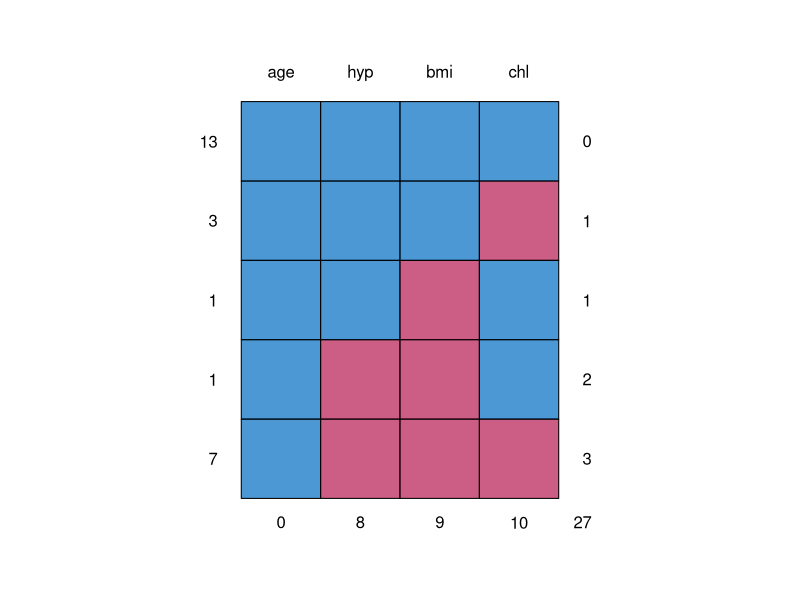
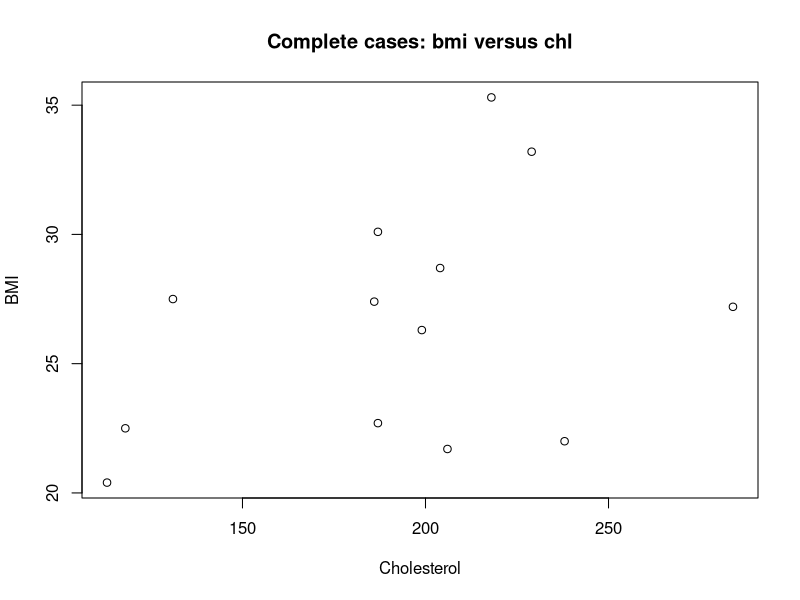
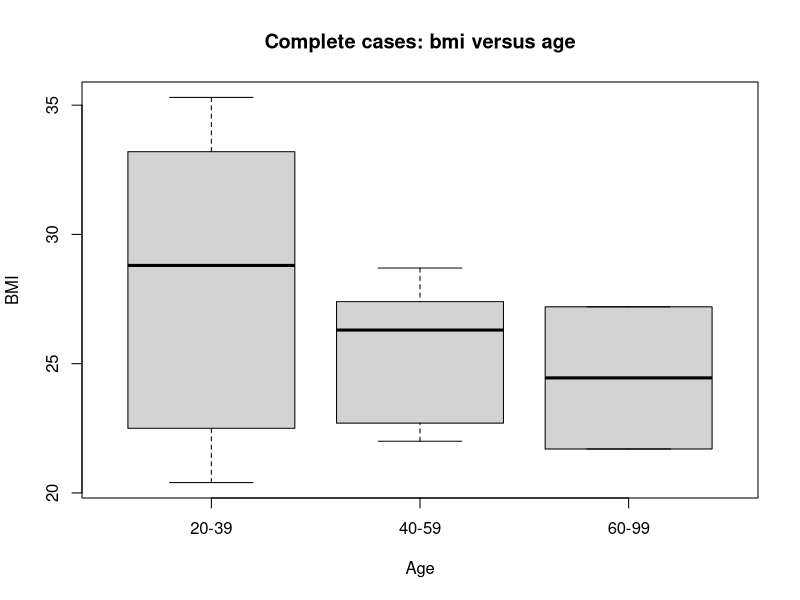
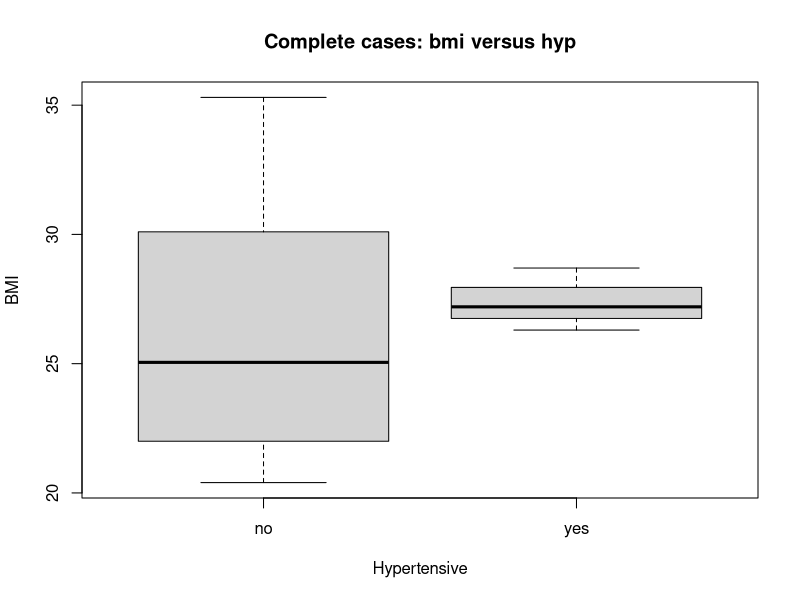
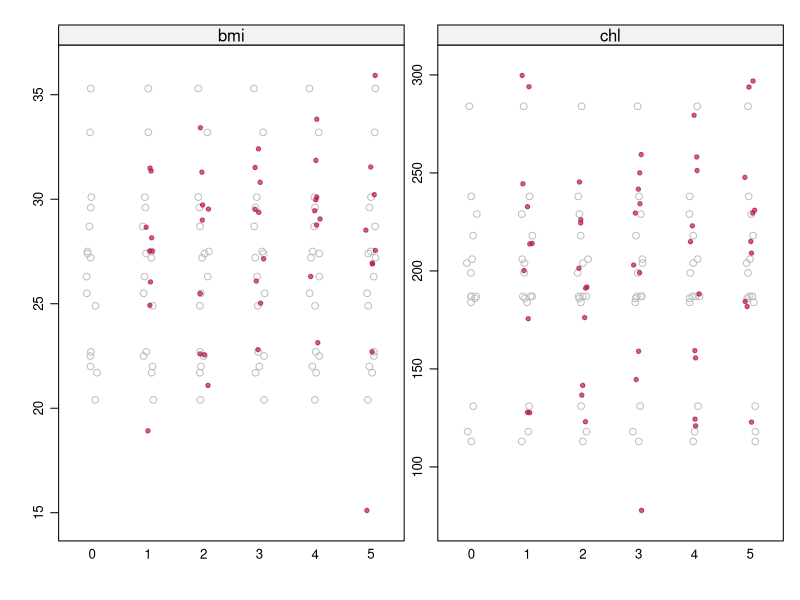
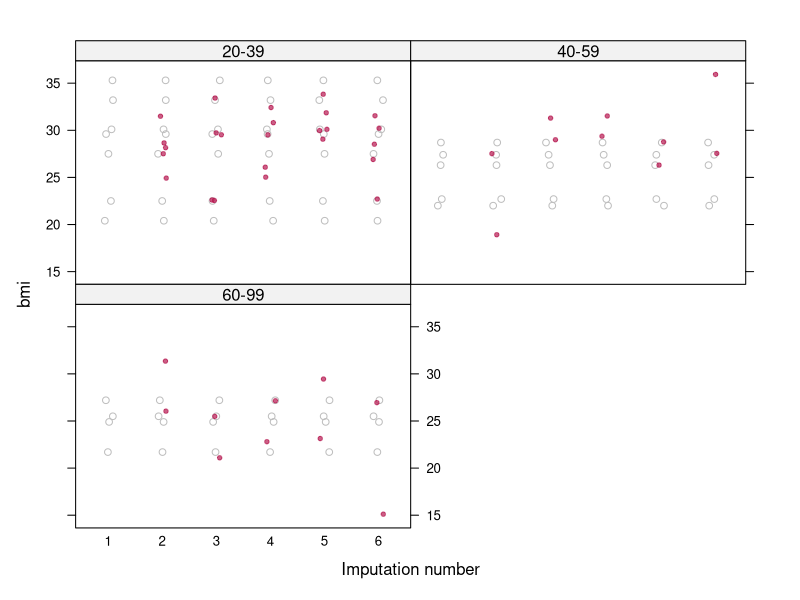
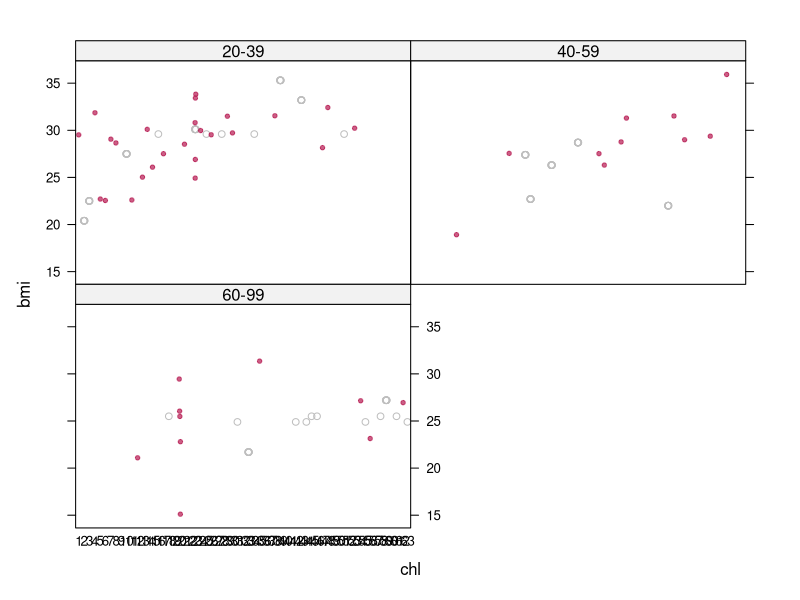
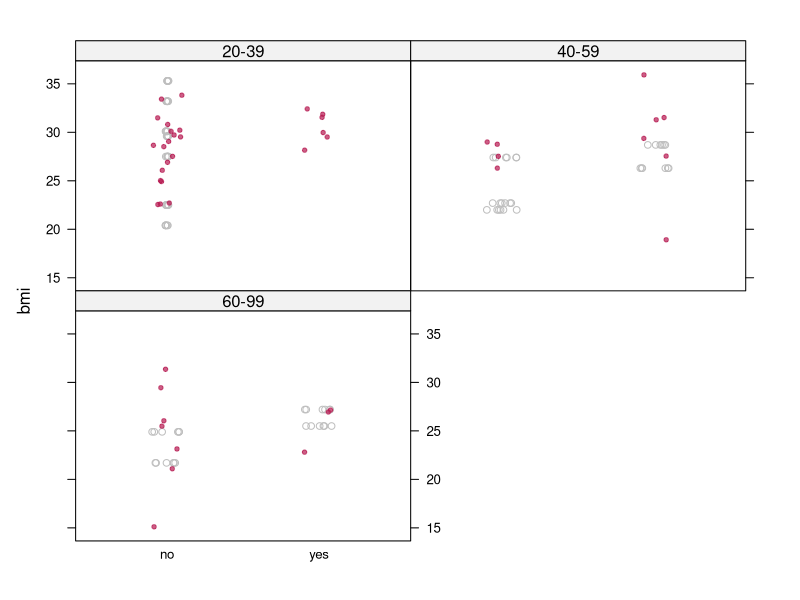

Source code (R) for these figures, in order:
### Multiple imputation of missing data with mice

## Example by Jerry Reiter for short course at Odum Institute, March 2018
## This script shows R commands for handling missing data using the mice package

#if you have not already, install the mice package with the following command (remove #)
#install.packages("mice")

#once you have mice installed, load it into memory using the command
library(mice)

#we illustrate the package with a simple data set from the mice package:
data(nhanes2)

dim(nhanes2)
summary(nhanes2)

#note that the age and hyp variables are already defined as factor variables in this dataset
#if you have a dataset with categorical variables without this pre-definition, you should make the variables factors before doing mice.
#for example, to make a variable called "var1" into a factor in some dataset called "thedata", type thedata$var1 = as.factor(thedata$var1)

#the "NA" values represent missing data

#let's look at the missing data pattern
md.pattern(nhanes2)

#let's look at some exploratory data analyses based on the complete cases
#first make the complete cases
ccnhanes2data = cc(nhanes2)
ccnhanes2data

#note that there are only 3 cases with hypertension = yes.  
#relationships will be hard to model accurately do to small sample size....
#we will use these data for illustration of the MI procedures. really we need more data to say anything meaningful about relationships among these variables.

plot(ccnhanes2data$bmi, x=ccnhanes2data$chl, xlab = "Cholesterol", ylab = "BMI", main = "Complete cases: bmi versus chl")
boxplot(ccnhanes2data$bmi ~ ccnhanes2data$age, xlab = "Age", ylab = "BMI", main = "Complete cases: bmi versus age")
boxplot(ccnhanes2data$bmi ~ ccnhanes2data$hyp, xlab = "Hypertensive", ylab = "BMI", main = "Complete cases: bmi versus hyp")

#let's create 5 multiple imputations for the missing values
#we will use normal linear regressions for continuous variables, logistic regressions for binary variables, 
#multinomial regressions for unordered categorical variables, and proportional odds models for ordered categorical variables.
#we have not discussed the last two models in this class, but they are popular models for these kinds of data.

nhanes2MI5 = mice(nhanes2, m=5, defaultMethod = c("norm", "logreg", "polyreg", "polr"))

#look at the first couple of completed datasets
d1 = complete(nhanes2MI5, 1)
d1

d2 = complete(nhanes2MI5, 2)
d2

# some imputation diagnostics
# plot imputed and observed continuous variables

stripplot(nhanes2MI5, col=c("grey",mdc(2)),pch=c(1,20))

#grey dots are observed values and red dots are imputed values
#no evidence of problematic imputations for these variables

#if you just want to see one continuous variable, say bmi, use
#stripplot(nhanes2MI5, bmi~.imp, col=c("grey",mdc(2)),pch=c(1,20))

#also can do plots by values of categorical variable, say bmi by age grouping

stripplot(nhanes2MI5, bmi~.imp|age, col=c("grey",mdc(2)),pch=c(1,20))

#also can plot all the imputations in one plot to see relationships   stripplot(nhanes2MI5, bmi~chl|age, col=c("grey",mdc(2)),pch=c(1,20))

#scatter plots of bmi and chl by age
stripplot(nhanes2MI5, bmi~chl|age, col=c("grey",mdc(2)),pch=c(1,20))

#dot plots of bmi by hyp by age 
stripplot(nhanes2MI5, bmi~hyp|age, col=c("grey",mdc(2)),pch=c(1,20))

#no obvious problems with the imputations from these plots
#also can try posterior predictive checks. let's append the data and make replicates

nhanes2ppcheck = rbind(nhanes2, nhanes2)

#check to make sure we've done what we intended
nhanes2ppcheck

#now blank every value in 3 variables with missing values
nhanes2ppcheck[26:50, 2:4] = NA
nhanes2ppcheck

#run the MI software on the completed data
nhanes2MI5ppcheck = mice(nhanes2ppcheck, m=5, defaultMethod = c("norm", "logreg", "polyreg", "polr"))

#get the completed datasets -- in the interest of time look at first two datasets
d1ppcheck = complete(nhanes2MI5ppcheck, 1)
d2ppcheck = complete(nhanes2MI5ppcheck, 2)

#let's graph histograms of bmi for each of the datasets
par(mfcol=c(2,1))
hist(d1ppcheck$bmi[1:25], xlab = "BMI", main = "BMI completed data")
hist(d1ppcheck$bmi[26:50], xlab = "BMI", main = "BMI replicated data")
 
hist(d2ppcheck$bmi[1:25], xlab = "BMI", main = "BMI completed data")
hist(d2ppcheck$bmi[26:50], xlab = "BMI", main = "BMI replicated data")
 
#also can use scatter plots to check relationship between variables

plot(d2ppcheck$bmi[1:25]~d2ppcheck$chl[1:25], ylab = "BMI", xlab = "Cholesterol", main = "BMI vs Chl completed data")
plot(d2ppcheck$bmi[26:50]~d2ppcheck$chl[26:50], ylab = "BMI", xlab = "Cholesterol", main = "BMI vs Chl replicated data")
 
#looks pretty similar!  no evidence that imputation models are poorly specified for what we want to do 

## now to estimate a regression using the completed datasets
#to do model specification, i.e., transformations, either look at the complete cases or use one of the completed datasets.
#for example, to use the first dataset d1 in a regression of bmi on age, hyp and chl, use

bmiregd1 = lm(bmi~age+hyp+chl, data = d1)

#to check residuals, you can examine the fit of the model in one or more completed datasets
#any transformations will have to apply to all the datasets, so don't be too dataset-specific in your checks.

plot(bmiregd1$residual, x = d1$chl, xlab = "Cholesterol", ylab = "Residual")
abline(0,0)
boxplot(bmiregd1$residual ~ d1$age, xlab = "Age", ylab = "Residual")
boxplot(bmiregd1$residual ~ d1$hyp, xlab = "Hypertension", ylab = "Residual")

#pretty reasonable residual plots.
#good idea to repeat for more than one completed dataset.
#if you decide transformations are needed, you might reconsider the imputation models too and fit them with transformed values.

#if you want to do multiple imputation inferences on all m=5 data sets, use the with command.
#example:  fit a linear regression of bmi on age + hyp + chl

bmiregMI5 = with(data=nhanes2MI5, lm(bmi~age+hyp+chl))
summary(bmiregMI5)

#to get the multiple imputation inferences based on the Rubin (1987) combining rules -- see the slides -- use the pool command
bmireg = pool(bmiregMI5)
summary(bmireg)

#if you want to do a nested F test (well, technically a test that is asymptotically equivalent to a nested F test), then use pool.compare 
#suppose we want to see if age is a useful predictor.  have to redo the with-age regression to have age as the last predictor

bmiregMI5 = with(data=nhanes2MI5, lm(bmi~hyp+chl+age))
bmiregMI5noage = with(data=nhanes2MI5, lm(bmi~hyp+chl))
pool.compare(bmiregMI5, bmiregMI5noage)

#you also can fit logistic regressions.  For example to predict hypertension from all the other variables, use
hyplogregMI5 = with(data=nhanes2MI5, glm(hyp~bmi+chl+age, family = binomial))
hyplogreg = pool(hyplogregMI5)
summary(hyplogreg)

#this turns out to be problematic because we have some logistic regressions with perfect predictions.  
#We do not have enough data to do a meaningful logistic regression here, unless we drop age as a predictor.  But the command structure is fine. 



